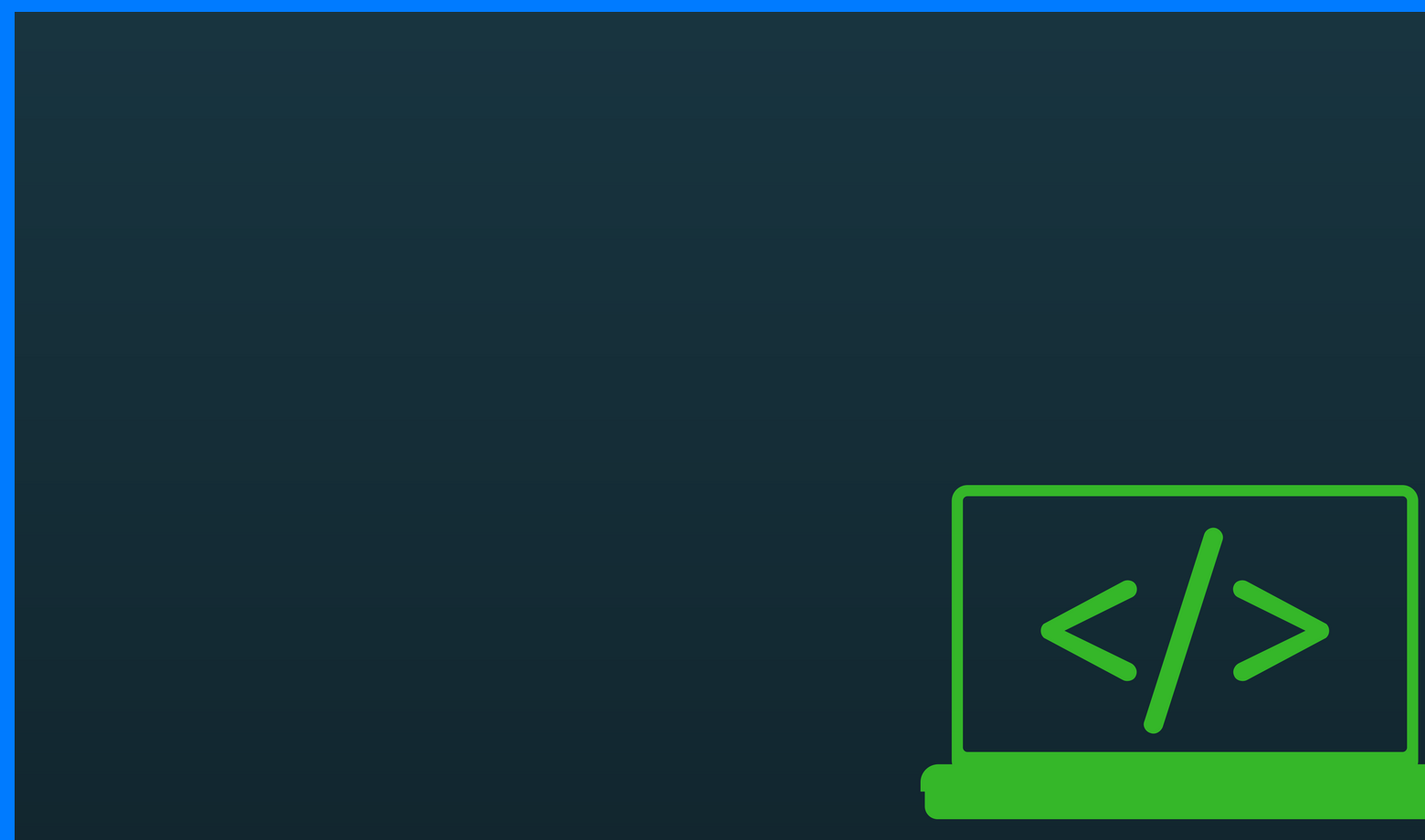
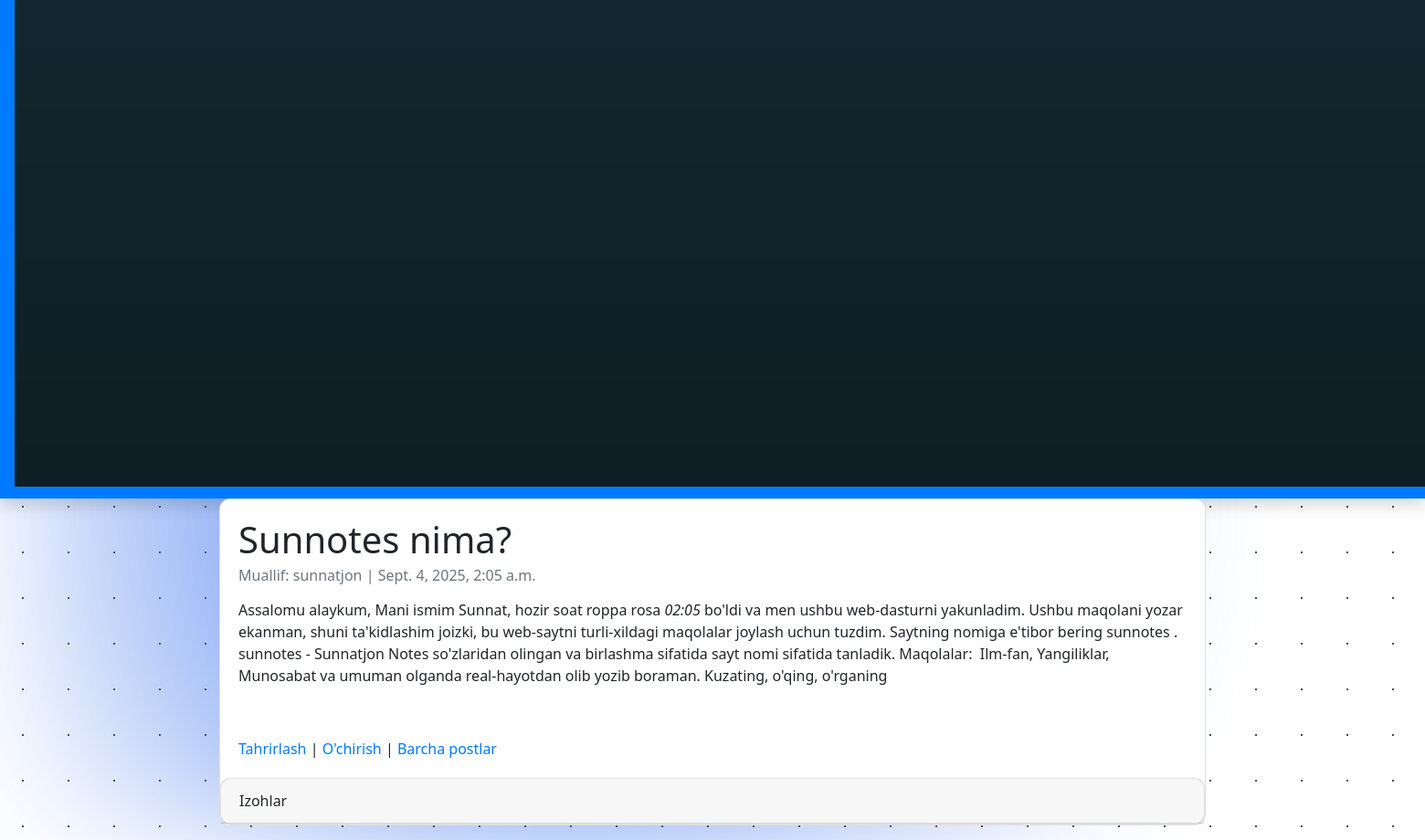
/articles/9/, run on the app's committed database (2 pictures, top to bottom).
### articles/models.py (models this page shows, shortened)
class Article(models.Model):
  title = models.CharField(max_length=1500)
  summary = models.CharField(max_length=200, blank=True)
  body = RichTextField()
  photo = models.ImageField(upload_to='images/', blank=True)
  date = models.DateTimeField(auto_now_add=True)
  author = models.ForeignKey(
    get_user_model(),
    on_delete=models.CASCADE,
  )

### accounts/models.py (models this page shows)
class CustomUser(AbstractUser):
  age = models.PositiveIntegerField(null=True, blank=True)

### articles/views.py (the view)
# urls.py: path('<int:pk>/', ArticleDetailView.as_view(), name='article_detail'),
class ArticleDetailView(DetailView):
  model = Article
  template_name = 'article_detail.html'

### templates/article_detail.html (shortened to what this page needs)
{% extends 'base.html' %}
{% block content %}
    <div class="container-fluid">
        <div class="card" >
          <div class="card-body">
              <h1 class="card-title">{{ object.title }}</h1>
              <h6 class="card-subtitle mb-2 text-muted">Muallif: {{ object.author }} | {{ object.date }}</h6>
              <p class="card-text">{{ object.body | safe}}</p>
              <a href="{% url 'article_edit' article.pk %}">Tahrirlash</a> |
              <a href="{% url 'article_delete' article.pk %}">O'chirish</a> |
              <a href="{% url 'article_list' %}">Barcha postlar</a>
          </div>
            <div class="card">
                <div class="card-header">Izohlar</div>
            </div>
        </div>
    </div>
{% endblock content %}

### templates/base.html (shortened to what this page needs)
{% load static %}
<!DOCTYPE html>
<html>
    <head>
            <link rel="stylesheet" href="https://cdn.jsdelivr.net/npm/bootstrap@4.5.3/dist/css/bootstrap.min.css">
            <link rel="stylesheet" href="{% static 'css/base.css' %}">
    </head>
    <body class="home">
        <nav class="navbar navbar-expand-lg navbar-dark bg-primary shadow" style="background-color:cadetblue;">
            <a class="navbar-brand" href="{% url 'home' %}">
                <img src="{% static 'assets/img/logo.png' %}" class="d-inline-block align-top" alt="">
            </a>
        </nav>
        <main>
            <div class="container">
                {% block content %}
                {% endblock content %}
            </div>
        </main>
    </body>
</html>

### templates/base.html (style rules this page uses)
body { font-family: 'Segoe UI', Tahoma, Geneva, Verdana, sans-serif; }
.card { border-radius: 12px; transition: 0.3s; }
body { background: #ffffff; }

### data on the page
Article: title "Sunnotes nima?", author "sunnatjon", date "Sept. 4, 2025, 2:05 a.m.", body "Assalomu alaykum, Mani ismim Sunnat, hozir soat roppa rosa 02:05 bo'ldi va men ushbu web-dasturni yakunladim. Ushbu maqolani yozar ekanman, shuni ta'kidlashim joizki, bu web-saytni turli-xildagi maqolalar joylash uchun tuzdim. Saytning nomiga e'tibor bering sunnotes . sunnotes - Sunnatjon Notes so'zlaridan olingan va birlashma sifatida sayt nomi sifatida tanladik. Maqolalar: Ilm-fan, Yangiliklar, Munosabat va umuman olganda real-hayotdan olib yozib boraman. Kuzating, o'qing, o'rganing"
